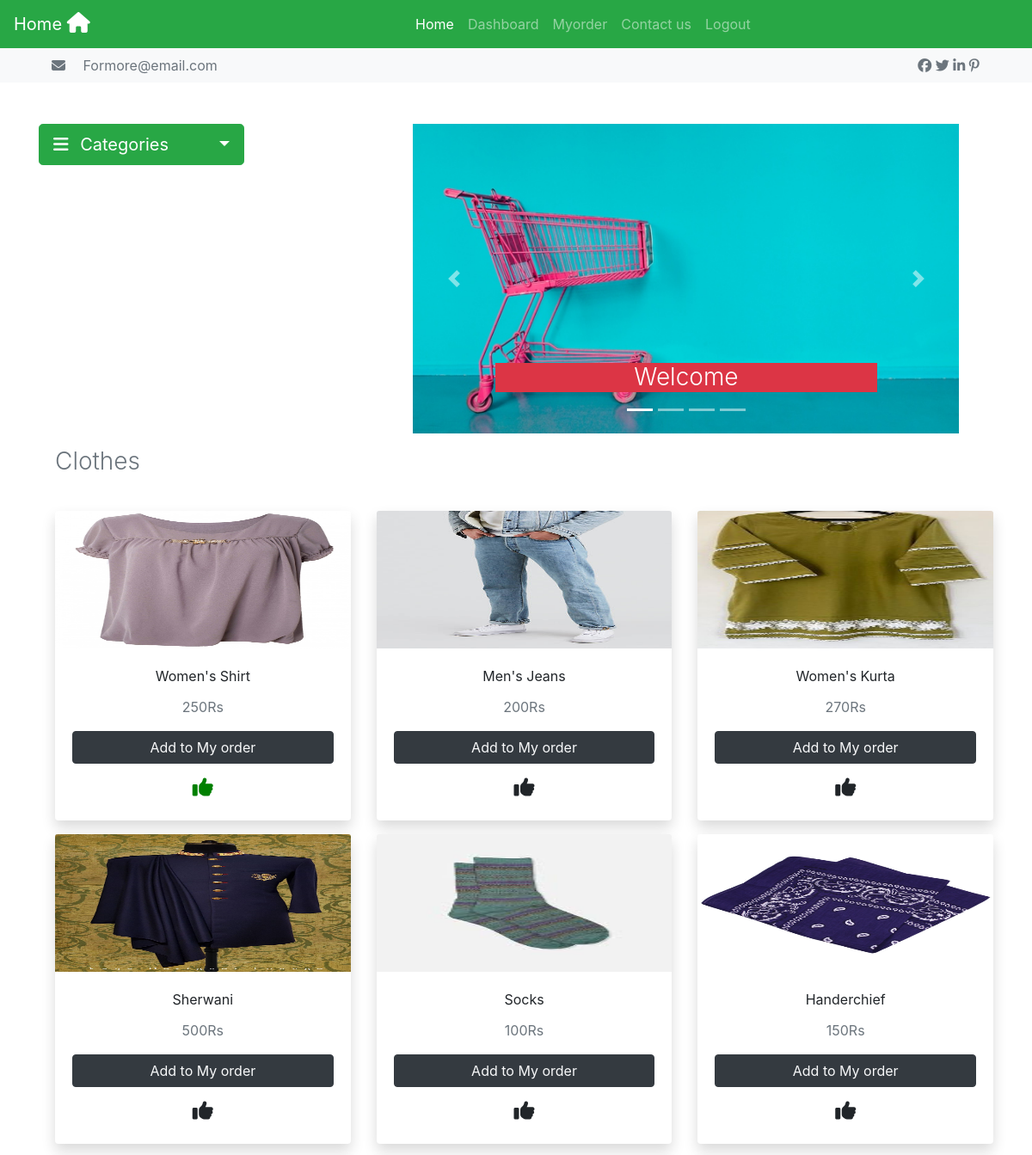
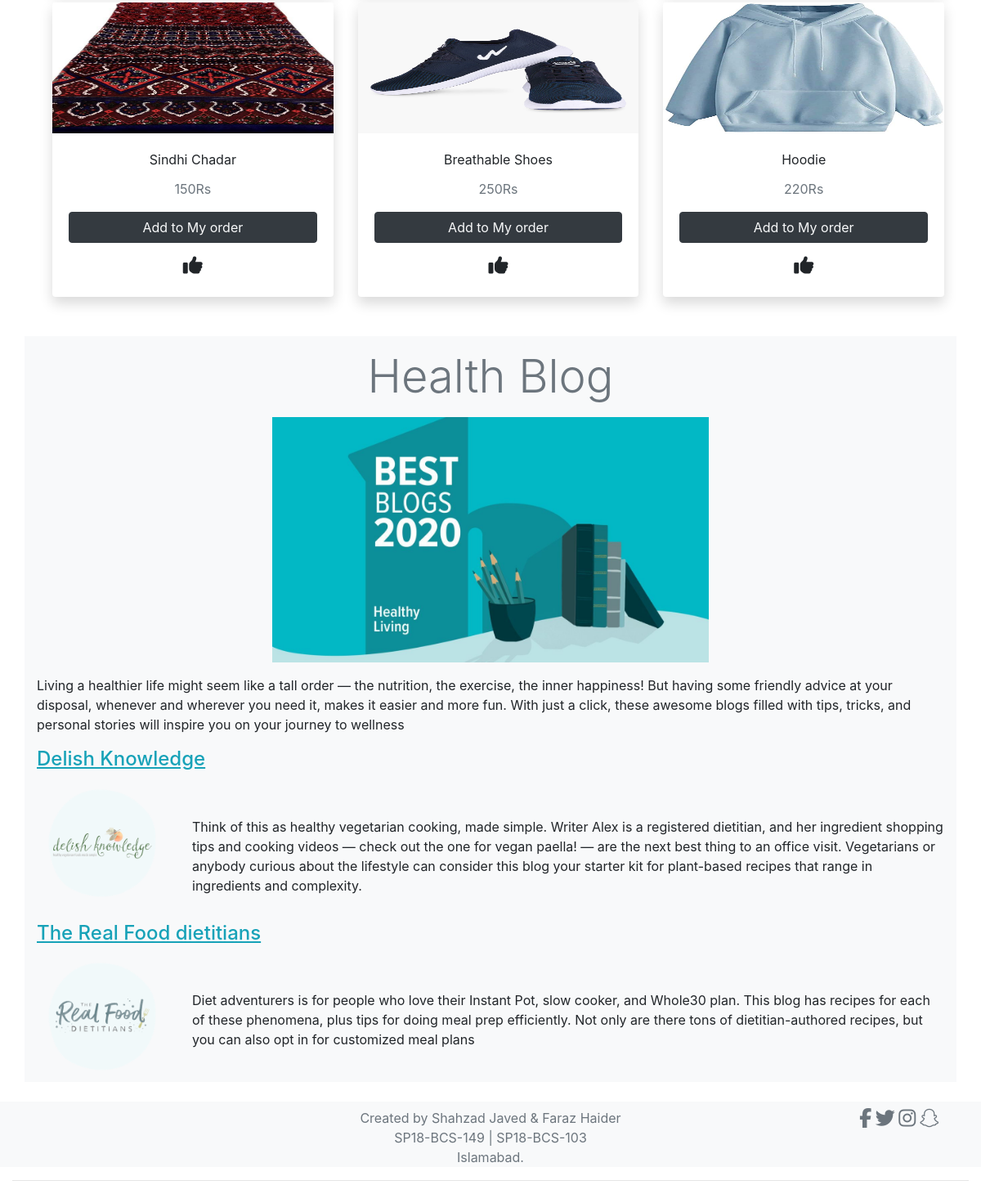
Screenshot of /clothes.php (signed in) with the database file from the repository (2 pictures, top to bottom).
### tables this page shows
CREATE TABLE `items` (
  `id` int(11) NOT NULL,
  `item_name` varchar(32) NOT NULL,
  `category` varchar(32) NOT NULL,
  `picture` varchar(32) NOT NULL,
  `price` int(11) NOT NULL
);

### clothes.php (the view, shortened to what this page needs)
<?php
include_once("./conn.php");
?>
<!DOCTYPE html>
<html lang="en">
<head>
    <link rel="stylesheet" href="https://maxcdn.bootstrapcdn.com/bootstrap/4.5.0/css/bootstrap.min.css">
    <link rel="stylesheet" href="https://cdnjs.cloudflare.com/ajax/libs/font-awesome/4.7.0/css/font-awesome.min.css">
    <link rel="stylesheet" href="https://cdnjs.cloudflare.com/ajax/libs/font-awesome/4.7.0/css/font-awesome.min.css">
</head>
<body>
    <nav class="navbar navbar-expand-lg navbar-dark bg-success static-top">
        <a class="navbar-brand" href="#">Home <i style='font-size:24px' class='fas'>&#xf015;</i> </a>
        <div class="collapse navbar-collapse" id="navbarResponsive">
            <ul class="navbar-nav offset-4">
                <li class="nav-item">
                    <a class="nav-link active" href="index.php">Home</a>
                </li>
                <li id="dashboard" class="nav-item">
                    <a class="nav-link" href="Dashboard.php">Dashboard</a>
                </li>
                <li id="myorder" class="nav-item">
                    <a class="nav-link" href="myorder.php">Myorder
                    </a>
                </li>
                <li class="nav-item">
                    <a class="nav-link" href="contactus.php">Contact us</a>
                </li>
                <li id="logout" class="nav-item">
                    <a class="nav-link" href="destroy_session.php">Logout</a>
                </li>
            </ul>
        </div>
    </nav>
    <div class="container-fluid">
        <div class="row bg-light">
            <div class="container mt-2 mb-2">
                <div class="col-12 text-muted">
                    <h7>
                        <i class="fa fa-envelope mr-3 text-muted"></i>
                        Formore@email.com
                    </h7>
                    <i class="fa fa-facebook offset-2 offset-md-9"></i>
                    <i class="fa fa-twitter"></i>
                    <i class="fa fa-linkedin"></i>
                    <i class="fa fa-pinterest-p"></i>
                </div>
            </div>
        </div>
    </div>
    <div class="container mt-5">
        <div class="row mt-1">
            <div class="col-12 col-md-3">
                <div class="dropdown">
                    <button type="button" class="btn btn-lg btn-success dropdown-toggle" data-toggle="dropdown">
                        <i class="fa fa-bars"></i>
                        <span class="ml-2 mr-5">Categories</span>
                    </button>
                </div>
                <br>
            </div>
            <div class="col-12 col-md-7 mt-1 mt-md-0 offset-md-1">
                <div class="row">
                    <div class="col-12 col-md-12 mt-1 mt-md-0 offset-md-1">
                        <div id="divslider" class="carousel slide" data-ride="carousel">
                            <ul class="carousel-indicators">
                                <li data-target="#demoslider" data-slide-to="0" class="active"></li>
                                <li data-target="#demoslider" data-slide-to="1"></li>
                                <li data-target="#demoslider" data-slide-to="2"></li>
                                <li data-target="#demoslider" data-slide-to="3"></li>
                            </ul>
                            <div class="carousel-inner">
                                <div class="carousel-item active">
                                    <img src="./Images/covercart3.jpg" alt="cover photo">
                                    <div class="carousel-caption">
                                        <h3 class="bg-danger font-weight-light">Welcome</h3>
                                    </div>
                                </div>
                            </div>
                            <a class="carousel-control-prev" href="#divslider" data-slide="prev">
                                <span class="carousel-control-prev-icon"></span>
                            </a>
                            <a class="carousel-control-next" href="#divslider" data-slide="next">
                                <span class="carousel-control-next-icon"></span>
                            </a>
                        </div>
                    </div>
                </div>
            </div>
        </div>
        <div class="row mt-3 ml-1">
            <div class="col-12">
                <h3 class="text-muted font-weight-light">Clothes</h3>
            </div>
        </div>
        <div class="row ml-1 mt-3 mb-3 text-center">
            <?php
            $count = 0;
            $items = array();
            $cart_items = array();
            $sql = "SELECT * from items where category='Clothes'";
            $result = mysqli_query($conn, $sql);
            $num_rows = mysqli_num_rows($result);
            $sql1 ="SELECT item_id from liked WHERE user_id = '".$_SESSION['user_id']."' ";
            $result1 = mysqli_query($conn, $sql1);
            $num_rows1 = mysqli_num_rows($result1);
            if ($num_rows1 > 0) {
                while ($row2 = mysqli_fetch_assoc($result1)) {
                    $lid = $row2['item_id'];
                    array_push($items,$lid);
                }
            }
            if ($num_rows > 0) {
                while ($row1 = mysqli_fetch_assoc($result)) {
                    if ($count % 3 == 0) {
                        echo '</div>
                        <div class="row ml-1 mt-3 mb-3 text-center">';
                    }
                    $name = $row1['item_name'];
                    $id = $row1['id'];
                    $img = $row1['picture'];
                    $price = $row1['price'];
                    if (in_array($id, $items)){
                        $input = '<i onClick="Like(' . $id . ','.$_SESSION['user_id'].')" id="'.$id.'like" style="font-size:24px; color:green;" class="fas mt-2 btn">&#xf164;</i>';
                    }
                    else{
                        $input = '<i onClick="Like(' . $id . ','.$_SESSION['user_id'].')" id="'.$id.'like" style="font-size:24px;" class="fas mt-2 btn">&#xf164;</i>';
                    }
                    if (in_array($id, $cart_items)){
                        $input1 = '<button onClick="Order(' . $id . ','.$_SESSION['user_id'].')" class="btn btn-dark btn-block text-light '.$id.'cart" style="background-color:green;" id="btn-1">Added in Cart</button>';
                    }
                    else{
                        $input1 = '<button onClick="Order(' . $id . ','.$_SESSION['user_id'].')" class="btn btn-dark btn-block text-light '.$id.'cart" id="btn-1">Add to My order</button>';
                    }
                    echo '
                    <div class="col-sm">
                        <div class="card border-0 shadow" id="' . $id . '">
                            <img class="card-img-top" src="' . $img . '" alt="Card image">
                            <div class="card-body">
                                <p class="card-title">' . $name . '</p>
                                    <p class="card-text text-muted">' . $price . 'Rs</p>
                                '.$input1.$input.'
                            </div>
                        </div>
                    </div>';
                    $count++;
                }
            }
            ?>
        </div>
        <div class="row bg-light mt-5">
            <div class="col-12 mt-3 text-center">
                <h1 class="mb-3 text-muted display-4">Health Blog</h1>
                <img src="./Images/healthblog1.jpg" style="width: auto; height:300px;">
                <p class="mt-3 text-left">
                    Living a healthier life might seem like a tall order — the nutrition,
                    the exercise, the inner happiness! But having some friendly advice at your disposal,
                    whenever and wherever you need it, makes it easier and more fun. With just a click,
                    these awesome blogs filled with tips, tricks,
                    and personal stories will inspire you on your journey to wellness
                </p>
                <h4 class="text-left text-info"><ins>Delish Knowledge</ins></h4>
                <div class="text-left">
                    <div class="row">
                        <div class="col-12 col-md-2">
                            <img src="./Images/delish.png">
                        </div>
                        <div class="col-10 mt-5">
                            Think of this as healthy vegetarian cooking, made simple. Writer Alex is a registered dietitian,
                            and her ingredient shopping tips and cooking videos — check out the one for vegan paella! — are the
                            next best thing to an office visit. Vegetarians or anybody curious about the lifestyle can consider this
                            blog your starter kit for plant-based recipes that range in ingredients and complexity.
                        </div>
                    </div>
                    <h4 class="text-left text-info mt-3"><ins>The Real Food dietitians</ins></h4>
                    <div class="row">
                        <div class="col-12 col-md-2">
                            <img src="./Images/realfood.png">
                        </div>
                        <div class="col-10 mt-5">
                            Diet adventurers is for people who love their Instant Pot, slow cooker, and Whole30 plan.
                            This blog has recipes for each of these phenomena, plus tips for doing meal prep efficiently.
                            Not only are there tons of dietitian-authored recipes, but you can also opt in for customized meal plans
                        </div>
                    </div>
                </div>
            </div>
        </div>
    </div>
    <br>
    <div class="container-fluid">
        <hr>
    </div>
</body>
</html>

### clothes.php (style rules this page uses)
img { width: auto; height: 160px; }
.carousel-inner img { background-size: cover; min-height: 45vh; }

### rows the page displays
items: picture (picture), item_name "Women's Shirt", price "250"
items: picture (picture), item_name "Men's Jeans", price "200"
items: picture (picture), item_name "Women's Kurta", price "270"
items: picture (picture), item_name "Sherwani", price "500"
items: picture (picture), item_name "Socks", price "100"
items: picture (picture), item_name "Handerchief", price "150"
items: picture (picture), item_name "Sindhi Chadar", price "150"
items: picture (picture), item_name "Breathable Shoes", price "250"
items: picture (picture), item_name "Hoodie", price "220"
